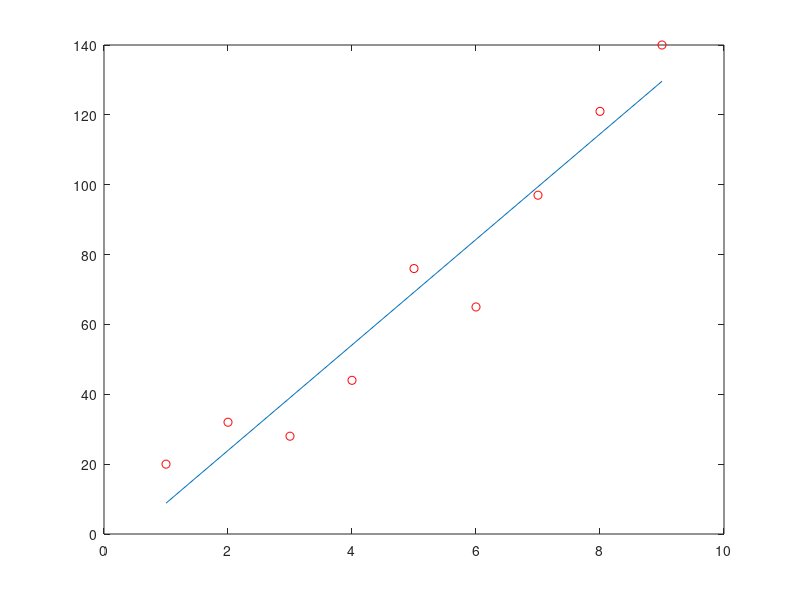

MATLAB code to generate this figure:
y=[20,32,28,44,76,65,97,121,140]
x=1:length(y)
%it seems you need to install "Satistics Toolbox" wait wait
%mdl = fitlm(x,y)
%corr function too...


%instead, let's use polyfit and polyval functions
p=polyfit(x,y,1);

fi=polyval(p,x)
%8.8222   23.9222   39.0222   54.1222   69.2222   84.3222   99.4222  114.5222  129.6222


plot(x,y,'ro')
hold on
plot(x,fi)


%see fit.png

%references
%http://www.mathworks.com/help/stats/linearmodel.fit.html
%http://www.mathworks.com/help/stats/fitlm.html
